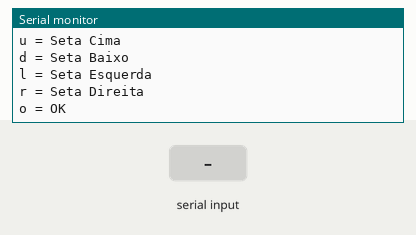
Recording of a sketch running on a simulated Arduino Uno, built with avr-gcc and run on an emulated ATmega328P. On the bench: the last lines printed to the serial monitor. The test bench sets the inputs (shaded band).

Above: at 1.3 s.
1.4 s: "p" received over Serial
At 1.7 s:
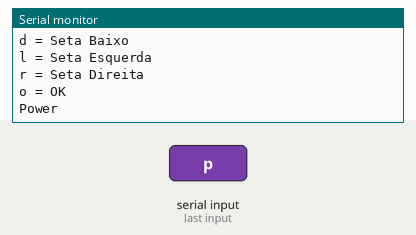
2.9 s: byte 111 ('o') received over Serial
At 4.1 s:
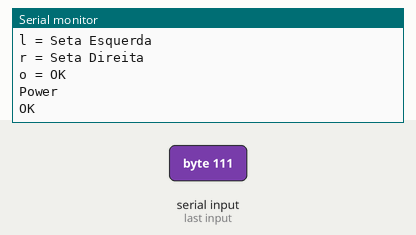
4.4 s: "+" received over Serial
At 5.2 s:
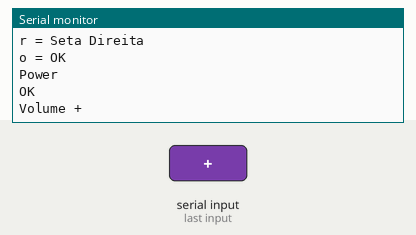
5.9 s: "c" received over Serial
At 6.4 s:
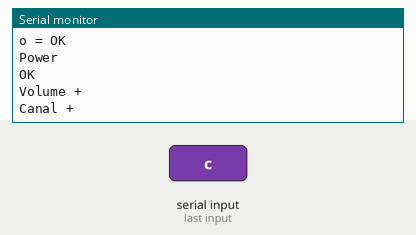
7.4 s: "m" received over Serial
At 8.6 s:
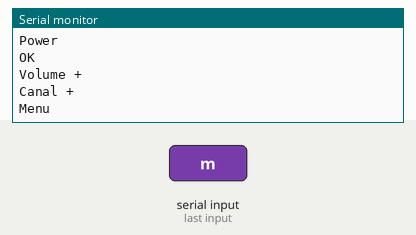
8.9 s: "u" received over Serial
At 9.8 s:
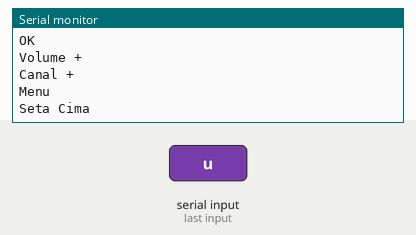

Measured:
- after the input at 1.4 s, the serial monitor: prints a new line at once (image 1)
- after the input at 2.9 s, the serial monitor: prints a new line at once (image 2)
- after the input at 4.4 s, the serial monitor: prints a new line at once (image 3)
- after the input at 5.9 s, the serial monitor: prints a new line at once (image 4)
- after the input at 7.4 s, the serial monitor: prints a new line at once (image 5)
- after the input at 8.9 s, the serial monitor: prints a new line at once (image 6)

The sketch:

CONTROLE_LG.ino
```cpp
#include <IRremote.h>

#define IR_LED_PIN 2

void setup() {
  Serial.begin(9600);
  IrSender.begin(IR_LED_PIN);

  Serial.println("=== Controle LG via Serial ===");
  Serial.println("p = Power");
  Serial.println("+ = Volume +");
  Serial.println("- = Volume -");
  Serial.println("c = Canal +");
  Serial.println("x = Canal -");
  Serial.println("m = Menu");
  Serial.println("u = Seta Cima");
  Serial.println("d = Seta Baixo");
  Serial.println("l = Seta Esquerda");
  Serial.println("r = Seta Direita");
  Serial.println("o = OK");
}

void loop() {
  if (Serial.available()) {

    char comando = Serial.read();

    switch (comando) {

      case 'p':
        Serial.println("Power");
        IrSender.sendNEC(0x20DF10EF, 32);
        break;

      case '+':
        Serial.println("Volume +");
        IrSender.sendNEC(0x20DF40BF, 32);
        break;

      case '-':
        Serial.println("Volume -");
        IrSender.sendNEC(0x20DFC03F, 32);
        break;

      case 'c':
        Serial.println("Canal +");
        IrSender.sendNEC(0x20DF00FF, 32);
        break;

      case 'x':
        Serial.println("Canal -");
        IrSender.sendNEC(0x20DF807F, 32);
        break;

      case 'm':
        Serial.println("Menu");
        IrSender.sendNEC(0x20DFC23D, 32);
        break;

      case 'u':
        Serial.println("Seta Cima");
        IrSender.sendNEC(0x20DF02FD, 32);
        break;

      case 'd':
        Serial.println("Seta Baixo");
        IrSender.sendNEC(0x20DF827D, 32);
        break;

      case 'l':
        Serial.println("Seta Esquerda");
        IrSender.sendNEC(0x20DFE01F, 32);
        break;

      case 'r':
        Serial.println("Seta Direita");
        IrSender.sendNEC(0x20DF609F, 32);
        break;

      case 'o':
        Serial.println("OK");
        IrSender.sendNEC(0x20DF22DD, 32);
        break;
    }
  }
}
```
